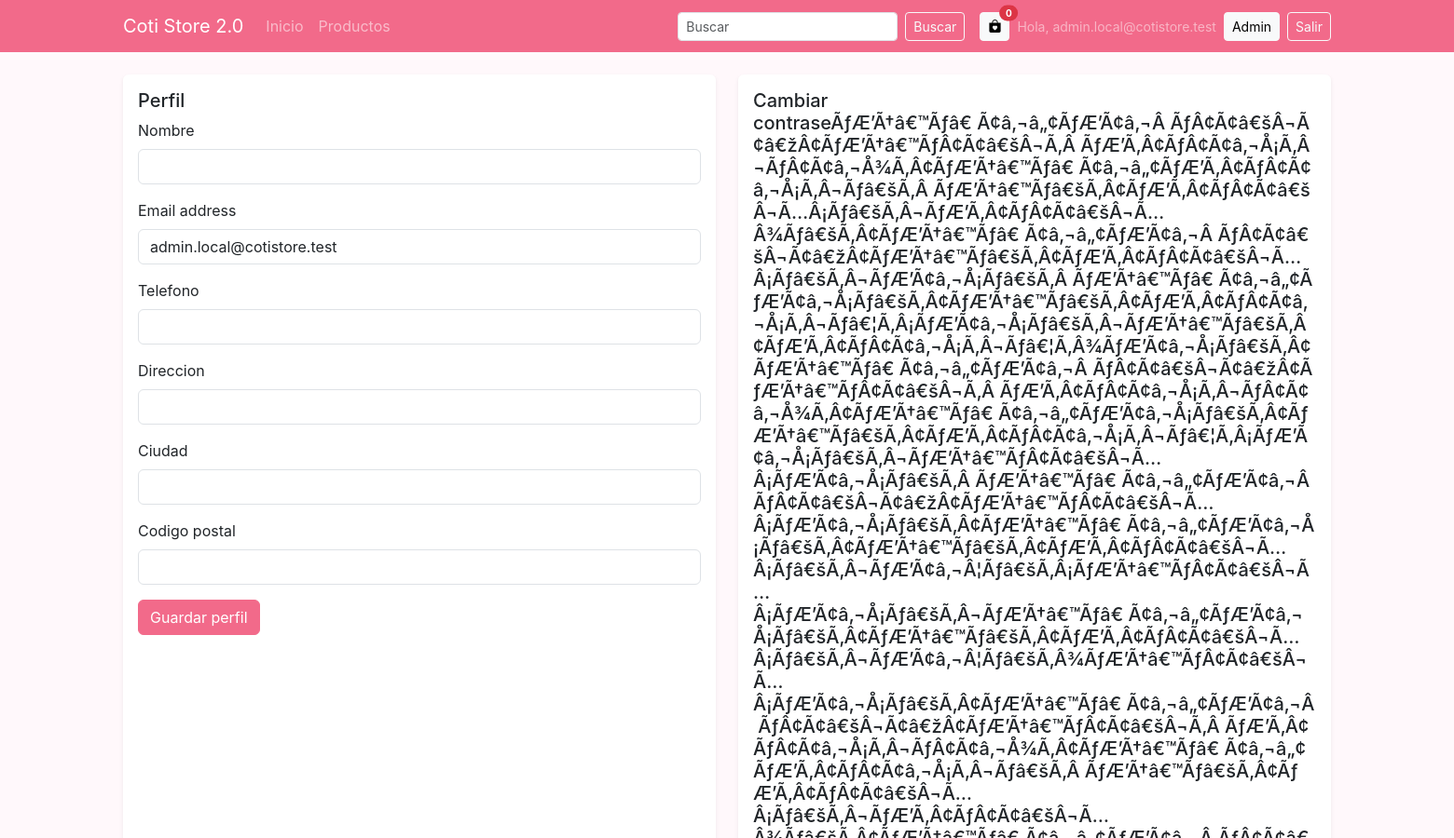
The page /account/ (signed in, upper part) on the database as committed earlier.
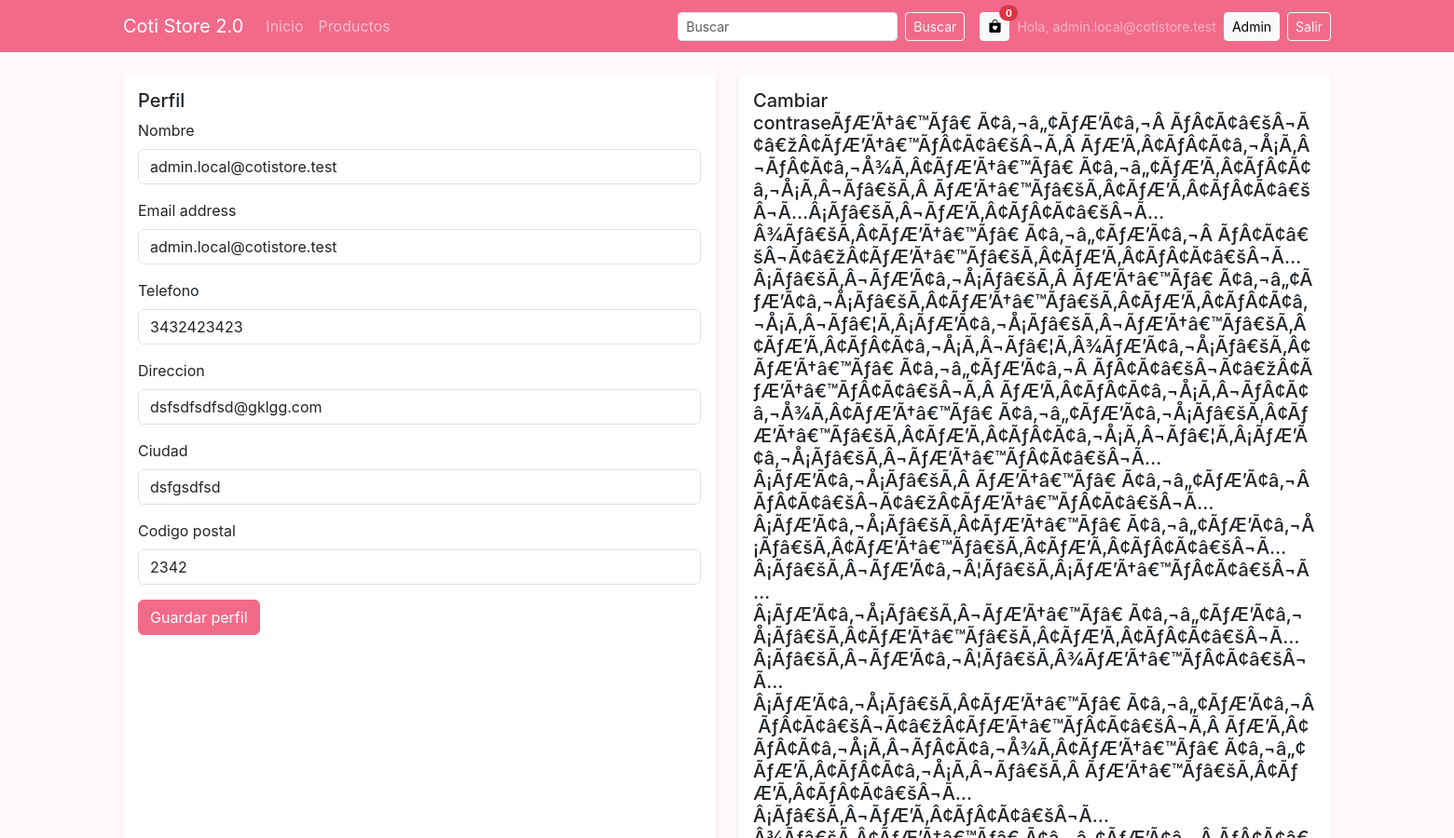
The same page on the database as committed later.
### users/models.py (models this page shows, shortened)
class CustomUser(AbstractUser):
    ROLE_CHOICES = (
        ("user", "Usuario"),
        ("operator", "Operador"),
        ("admin", "Administrador"),
    )
    APPROVAL_CHOICES = (
        ("pending", "Pendiente"),
        ("approved", "Aprobado"),
        ("rejected", "Rechazado"),
    )
    name = models.CharField("nombre", max_length=150, blank=True, default="")
    phone = models.CharField("telefono", max_length=50, blank=True, default="")
    document_number = models.CharField("dni/cuil", max_length=40, blank=True, default="")
    address = models.CharField("direccion", max_length=255, blank=True, default="")
    city = models.CharField("ciudad", max_length=120, blank=True, default="")
    zip_code = models.CharField("codigo postal", max_length=20, blank=True, default="")
    avatar = models.ImageField("avatar", upload_to="avatars/", blank=True, null=True)
    role = models.CharField("rol", max_length=10, choices=ROLE_CHOICES, default="user")
    approval_status = models.CharField("estado de aprobacion", max_length=10, choices=APPROVAL_CHOICES, default="pending")
    welcome_email_sent_at = models.DateTimeField("bienvenida enviada el", null=True, blank=True)
    last_password_changed_at = models.DateTimeField("ultima clave cambiada el", null=True, blank=True)
    must_change_password = models.BooleanField("debe cambiar clave", default=False)
    shipping_quote_amount = models.DecimalField("presupuesto de envio", max_digits=12, decimal_places=2, null=True, blank=True)
    shipping_quote_note = models.TextField("detalle de envio", blank=True, default="")
    shipping_quote_updated_at = models.DateTimeField("presupuesto de envio actualizado el", null=True, blank=True)
    groups = models.ManyToManyField(
        "auth.Group",
        related_name="customuser_set",
        blank=True,
        help_text="Grupos de permisos heredados."
    )
    user_permissions = models.ManyToManyField(
        "auth.Permission",
        related_name="customuser_set",
        blank=True,
        help_text="Permisos específicos para el usuario."
    )
    class Meta:
        verbose_name = "Usuario"
        verbose_name_plural = "Usuarios"

### users/views.py (the view, shortened to what this page needs)
# urls.py: path("account/", ProfileView.as_view(), name="account"),
class ProfileView(LoginRequiredMixin, generic.TemplateView):
    template_name = "account/profile.html"
    def get_context_data(self, **kwargs):
        ctx = super().get_context_data(**kwargs)
        ctx["title"] = "Perfil"
        ctx["profile_form"] = ProfileForm(instance=self.request.user)
        ctx["password_form"] = CustomPasswordChangeForm(self.request.user)
        return ctx

### users/forms.py
class ProfileForm(forms.ModelForm):
    class Meta:
        model = CustomUser
        fields = ["name", "email", "phone", "address", "city", "zip_code"]
        widgets = {
            "name": forms.TextInput(attrs={"class": "form-control"}),
            "email": forms.EmailInput(attrs={"class": "form-control"}),
            "phone": forms.TextInput(attrs={"class": "form-control"}),
            "address": forms.TextInput(attrs={"class": "form-control"}),
            "city": forms.TextInput(attrs={"class": "form-control"}),
            "zip_code": forms.TextInput(attrs={"class": "form-control"}),
        }

class CustomPasswordChangeForm(PasswordChangeForm):
    def __init__(self, *args, **kwargs):
        super().__init__(*args, **kwargs)
        for field in self.fields.values():
            field.widget.attrs.setdefault("class", "form-control")

### templates/account/profile.html (shortened to what this page needs)
{% extends "base.html" %}
{% block content %}
<div class="row g-4">
  <div class="col-lg-6">
    <div class="card border-0 shadow-sm h-100">
      <div class="card-body">
        <h5 class="card-title">Perfil</h5>
        <form method="post">
          {% for field in profile_form %}
            <div class="mb-3">
              <label class="form-label" for="{{ field.id_for_label }}">{{ field.label }}</label>
              {{ field }}
            </div>
          {% endfor %}
          <button class="btn btn-primary" type="submit">Guardar perfil</button>
        </form>
      </div>
    </div>
  </div>
  <div class="col-lg-6">
    <div class="card border-0 shadow-sm h-100">
      <div class="card-body">
        <h5 class="card-title"></h5>
      </div>
    </div>
  </div>
</div>
{% endblock %}

### templates/base.html (shortened to what this page needs)
<!DOCTYPE html>
<html lang="es">
<head>
  <link rel="stylesheet" href="https://cdn.jsdelivr.net/npm/bootstrap@5.3.3/dist/css/bootstrap.min.css">
  <link rel="stylesheet" href="https://cdn.jsdelivr.net/npm/bootstrap-icons@1.11.3/font/bootstrap-icons.css">
</head>
<body>
  <nav class="navbar navbar-expand-lg navbar-dark navbar-custom mb-4">
    <div class="container">
      <a class="navbar-brand d-flex align-items-center gap-2" href="/">
        <span>Coti Store 2.0</span>
      </a>
      <div class="collapse navbar-collapse" id="mainNav">
        <ul class="navbar-nav me-auto">
          <li class="nav-item"><a class="nav-link" href="/">Inicio</a></li>
          <li class="nav-item"><a class="nav-link" href="{% url 'catalogo' %}">Productos</a></li>
        </ul>
        <form class="d-flex me-3" action="{% url 'catalogo' %}" method="get" role="search">
          <input class="form-control form-control-sm me-2" type="search" name="q" placeholder="Buscar" aria-label="Buscar">
          <button class="btn btn-sm btn-outline-light" type="submit">Buscar</button>
        </form>
        <div class="d-flex align-items-center gap-2">
          <button class="btn btn-sm btn-light position-relative" type="button" data-bs-toggle="offcanvas" data-bs-target="#offcanvasScrolling" aria-controls="offcanvasScrolling" title="Carrito">
            <i class="bi bi-bag-heart-fill"></i>
            <span class="position-absolute top-0 start-100 translate-middle badge rounded-pill bg-danger" id="cartCountBadge" style="font-size:10px;">0</span>
          </button>
          {% if user.is_authenticated %}
            <span class="text-white-50 small d-none d-md-inline">Hola, {{ user.username }}</span>
            {% if user.is_staff or user.is_superuser %}
              <a class="btn btn-sm btn-light" href="{% url 'admin:index' %}">Admin</a>
            {% else %}
              <a class="btn btn-sm btn-light" href="{% url 'account' %}">Mi cuenta</a>
            {% endif %}
            <form action="{% url 'logout' %}" method="post" class="d-inline">
              <button class="btn btn-sm btn-outline-light" type="submit">Salir</button>
            </form>
          {% else %}
            <a class="btn btn-sm btn-outline-light" href="{% url 'login' %}">Iniciar sesión</a>
            <a class="btn btn-sm btn-light" href="{% url 'signup' %}">Registrarse</a>
          {% endif %}
        </div>
      </div>
    </div>
  </nav>
  <main class="container mb-5">
    {% block content %}{% endblock %}
  </main>
</body>
</html>

Rows that differ between the two databases and show on the page:
changed CustomUser "admin.local@cotistore.test": name (not shown) → "admin.local@cotistore.test"; phone (not shown) → "3432423423"; address (not shown) → "dsfsdfsdfsd@gklgg.com"; city (not shown) → "dsfgsdfsd"; zip_code (not shown) → "2342"
